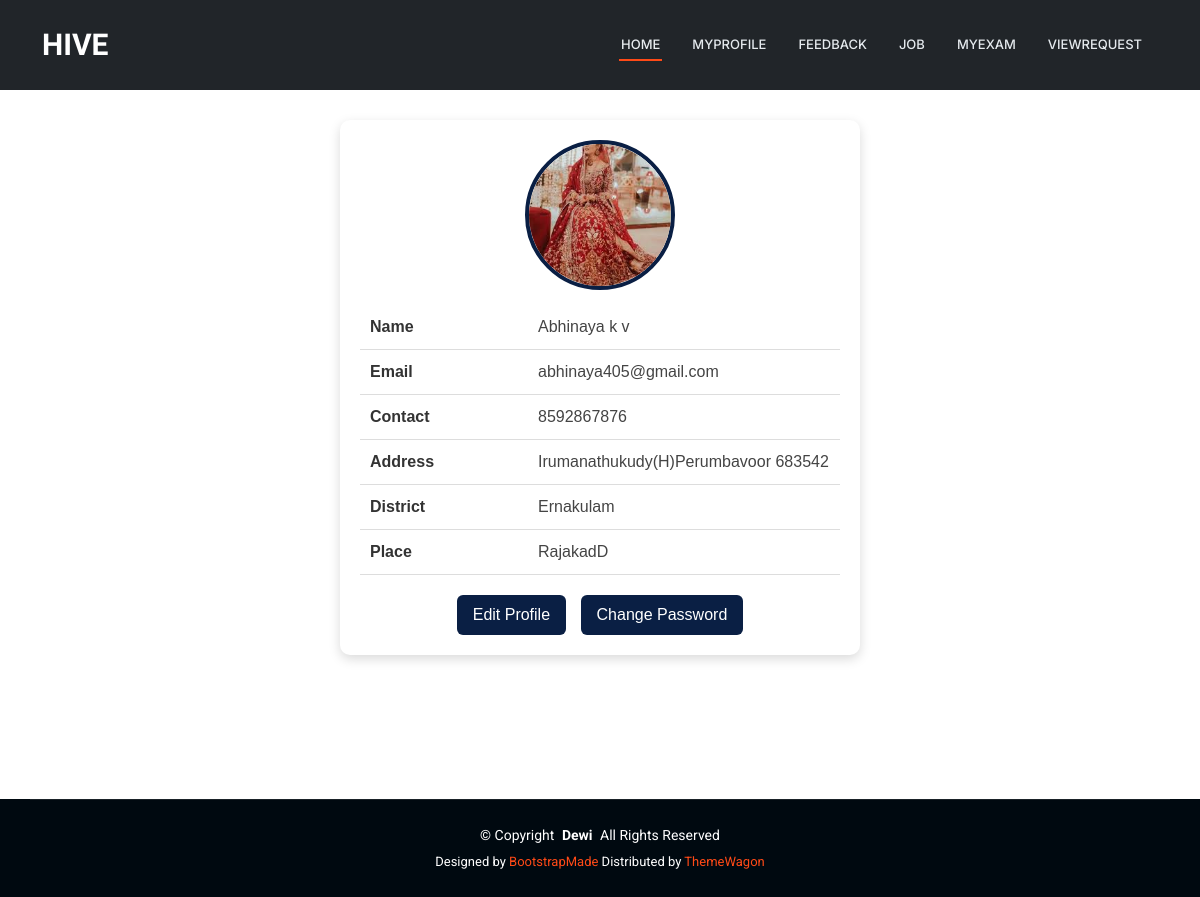
The page /JobProvider/MyProfile/ (signed in) on the database as committed earlier.
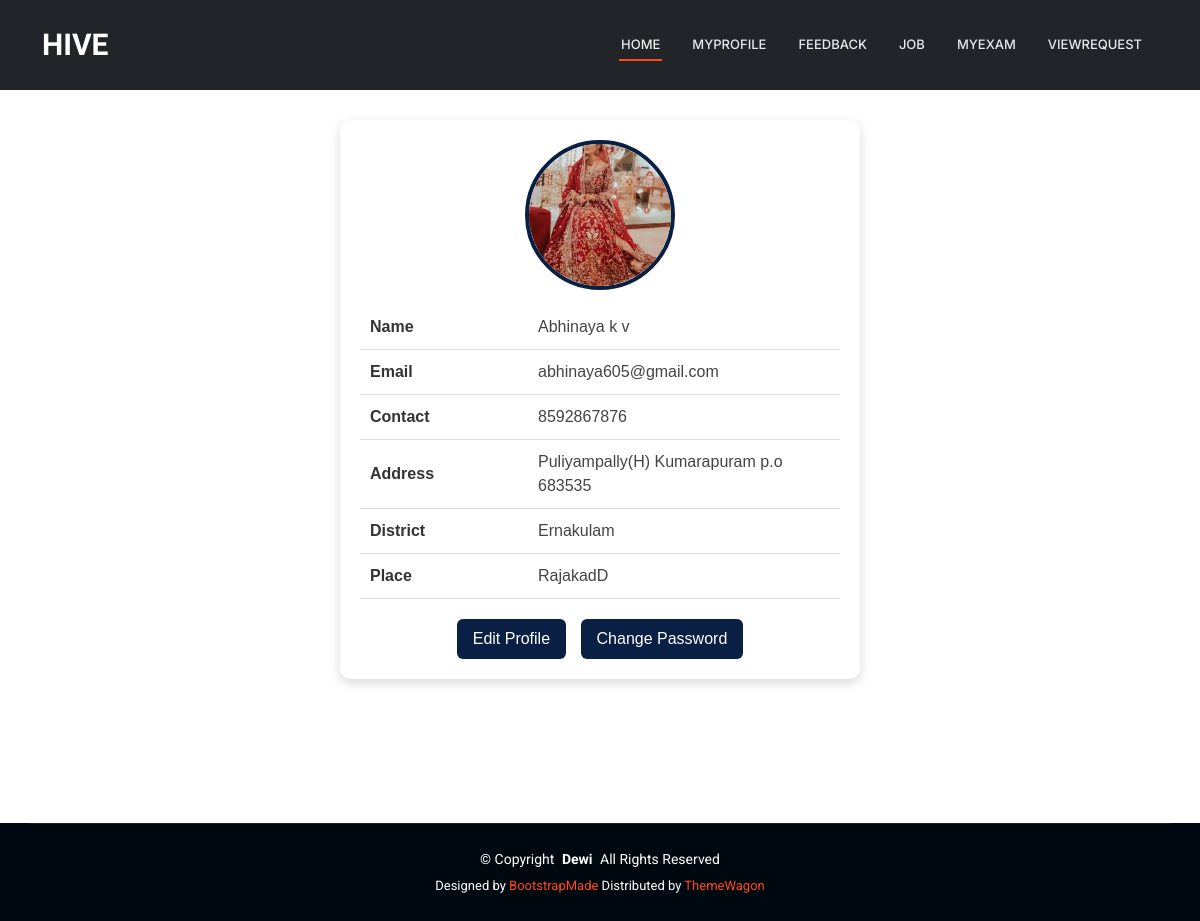
The same page on the database as committed later.
### Guest/models.py (models this page shows)
class tbl_jobprovider(models.Model):
   jobprovider_name = models.CharField(max_length=50)
   jobprovider_email = models.CharField(max_length=50)
   jobprovider_contact = models.CharField(max_length=50)
   jobprovider_address = models.CharField(max_length=100)
   jobprovider_photo = models.FileField(upload_to="Assets/JobProviderDocs/")
   jobprovider_proof = models.FileField(upload_to="Assets/JobProviderDocs/")
   jobprovider_status = models.IntegerField(default=0)
   jobprovider_doj = models.DateField(auto_now_add=True)
   jobprovider_password = models.CharField(max_length=50)
   place = models.ForeignKey(tbl_place,on_delete=models.CASCADE)

### Admin/models.py (models this page shows)
class tbl_place(models.Model):
    place_name=models.CharField(max_length=50)
    district=models.ForeignKey(tbl_district,on_delete=models.CASCADE)

class tbl_district(models.Model):
    district_name=models.CharField(max_length=50)

### JobProvider/views.py (the view)
# urls.py: path('MyProfile/',views.MyProfile,name="MyProfile"),
def MyProfile(request):
    jobproviderdata = tbl_jobprovider.objects.get(id=request.session['jid'])
    return render(request,'JobProvider/MyProfile.html',{'jobprovider':jobproviderdata})

### JobProvider/Templates/JobProvider/MyProfile.html (shortened to what this page needs)
{% extends 'JobProvider/Header.html' %}
{% block content %}
<div class="jp-profile-wrapper">
    <div class="jp-profile-card">
        <div class="jp-profile-image">
            <img src="{{ jobprovider.jobprovider_photo.url }}" alt="Profile Photo">
        </div>
        <table class="jp-profile-table">
            <tr>
                <td>Name</td>
                <td>{{ jobprovider.jobprovider_name }}</td>
            </tr>
            <tr>
                <td>Email</td>
                <td>{{ jobprovider.jobprovider_email }}</td>
            </tr>
            <tr>
                <td>Contact</td>
                <td>{{ jobprovider.jobprovider_contact }}</td>
            </tr>
            <tr>
                <td>Address</td>
                <td>{{ jobprovider.jobprovider_address }}</td>
            </tr>
            <tr>
                <td>District</td>
                <td>{{ jobprovider.place.district.district_name }}</td>
            </tr>
            <tr>
                <td>Place</td>
                <td>{{ jobprovider.place.place_name }}</td>
            </tr>
        </table>
        <div class="jp-profile-actions">
            <a href="{% url 'JobProvider:EditProfile' %}" class="jp-profile-btn">
                Edit Profile
            </a>
            <a href="{% url 'JobProvider:ChangePassword' %}" class="jp-profile-btn">
                Change Password
            </a>
        </div>
    </div>
</div>
{% endblock %}

Rows that differ between the two databases and show on the page:
changed tbl_jobprovider "Abhinaya k v": jobprovider_email "abhinaya405@gmail.com" → "abhinaya605@gmail.com"; jobprovider_address "Irumanathukudy(H)Perumbavoor 683542" → "Puliyampally(H) Kumarapuram p.o 683535"
